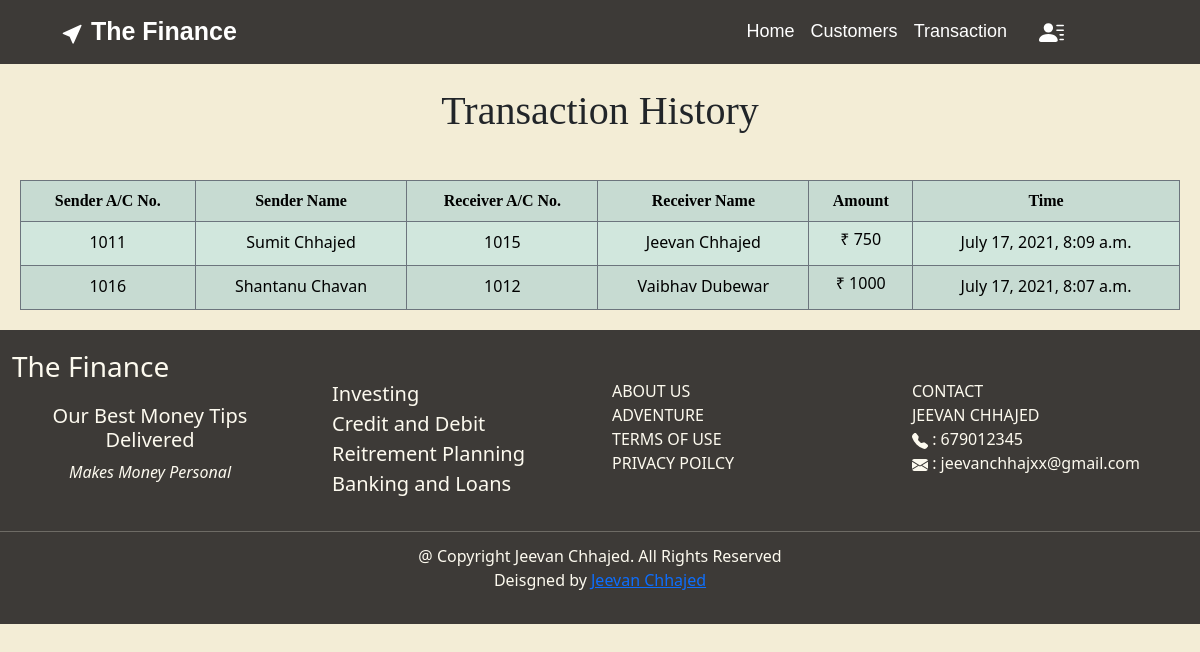
Page /transactionhistory on the earlier database version.
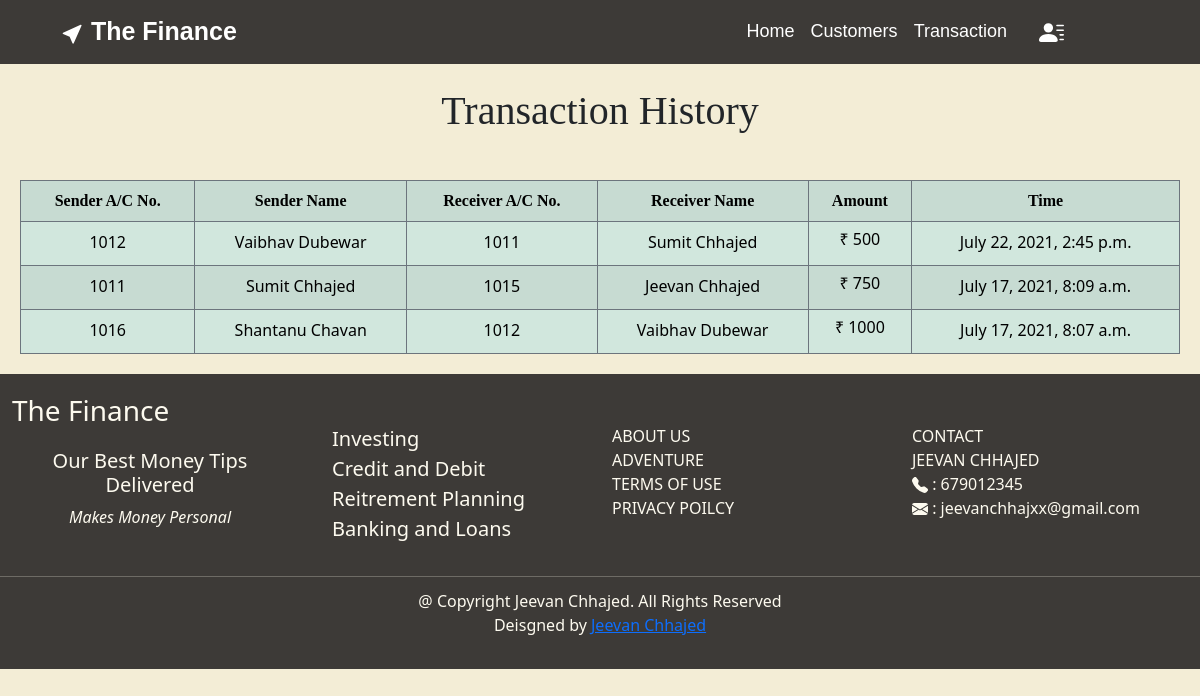
Same page on the later database version.
### bank_app/models.py (models this page shows)
class TransactionHistory(models.Model):
    sender_id=models.IntegerField()
    sender_name=models.CharField(max_length=100)
    receiver_id=models.IntegerField()
    receiver_name=models.CharField(max_length=100)
    amount_fee=models.IntegerField()
    time=models.DateTimeField(auto_now_add=True)

### bank_app/views.py (the view)
# urls.py: path('transactionhistory',views.transactionhistory,name="transactionhistory"),
def transactionhistory(request):
    if request.method == 'GET':
        tran=TransactionHistory.objects.filter().order_by('-time')
        return render(request,'transaction.html',{'hist':tran})

### templates/transaction.html (shortened to what this page needs)
{% extends 'base.html' %}
{% block body %}
<div>
<h1 style="margin-top: -50px;padding: 25px;
text-align: center;font-family: 'Noto Sans JP'; text-decoration-style: solid;">Transaction History</h1>
<div style="margin: 20px;">
    <table class="table table-success table-bordered border-secondary table-striped">
        <tr style="text-align: center;font-family: 'Noto Sans JP';font-weight:bold;">
            <th>Sender A/C No.</th>
            <th>Sender Name</th>
            <th>Receiver A/C No.</th>
            <th>Receiver Name</th>
            <th>Amount</th>
            <th>Time</th>
        </tr>
        {% for i in hist %}
        <tr style="text-align: center;">
            <td>{{ i.sender_id }}</td>
            <td>{{ i.sender_name }}</td>
            <td>{{ i.receiver_id }}</td>
            <td>{{ i.receiver_name }}</td>
            <td>
                <h6>&#8377 {{ i.amount_fee }}</h6>
            </td>
            <td>{{ i.time }}</td>
        </tr>
        {% endfor %}
    </table>
</div>
</div>
{% endblock body %}

Differences in the rows shown:
added TransactionHistory: sender_id "1012", sender_name "Vaibhav Dubewar", receiver_id "1011", receiver_name "Sumit Chhajed", amount_fee "500", time "July 22, 2021, 2:45 p.m."
